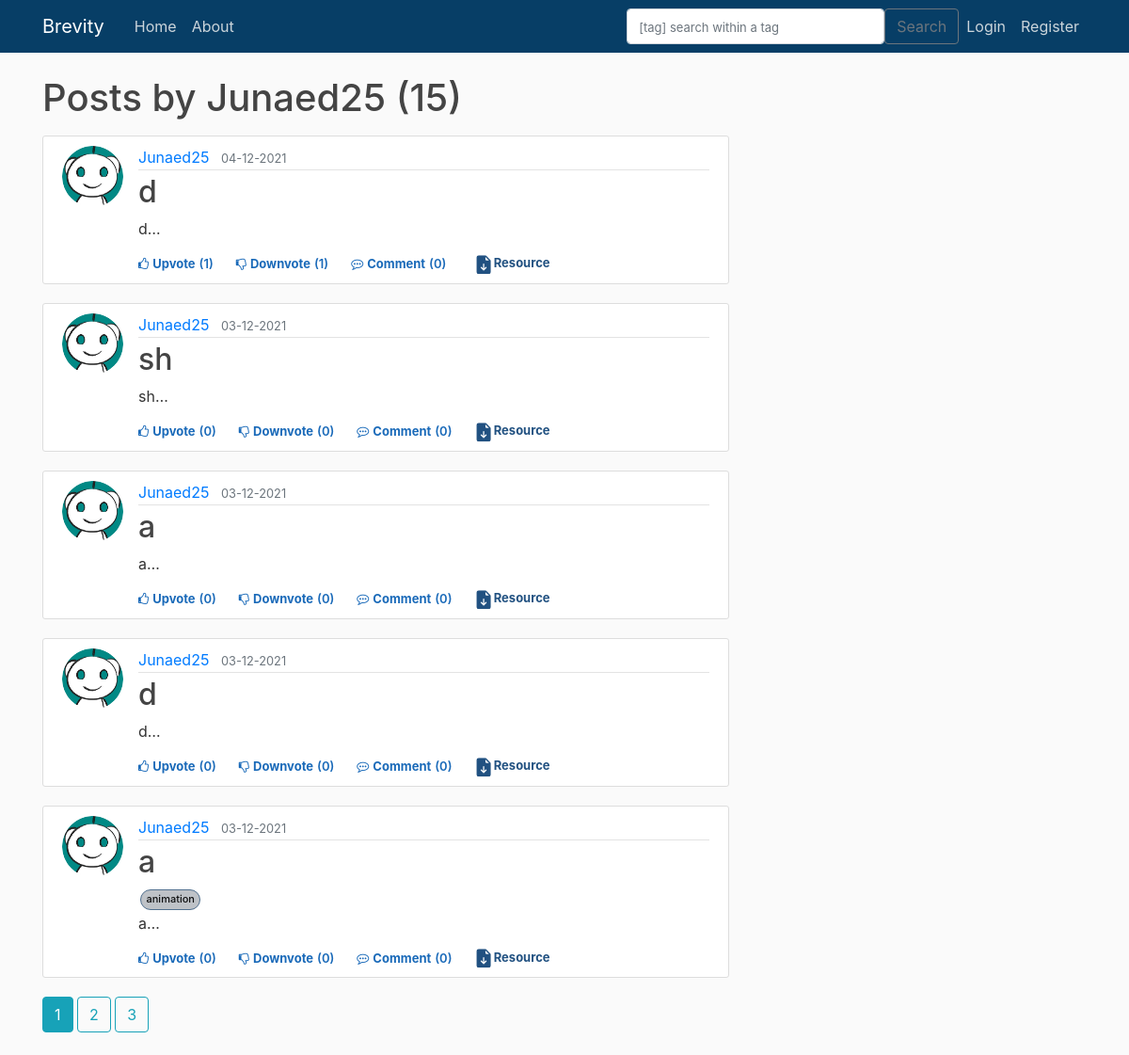
Screenshot of /user/Junaed25 with the database file from the repository.
### brevity/models.py (models this page shows, shortened)
class User(db.Model, UserMixin):
    id = db.Column(db.Integer, primary_key=True)
    username = db.Column(db.String(20), unique=True, nullable=False)
    email = db.Column(db.String(120), unique=True, nullable=False)
    image_file = db.Column(db.String(20), nullable=False, default='default.jpg')
    password = db.Column(db.String(60), nullable=False)
    posts = db.relationship('Post', backref='author', lazy=True)                    #By default SQLAlchemy guess the relationship to be one to many as posts returns a list of post.
    upvoted = db.relationship('Upvote', foreign_keys='Upvote.user_id', backref='user', lazy='dynamic')
    downvoted = db.relationship('Downvote', foreign_keys='Downvote.user_id', backref='user', lazy='dynamic')
    commented = db.relationship('Comment', backref='author', lazy=True)

class Post(db.Model):
    id = db.Column(db.Integer, primary_key=True)
    title = db.Column(db.String(100), nullable=False)
    date_posted = db.Column(db.DateTime, nullable=False, default=datetime.utcnow)
    content = db.Column(db.Text, nullable=False)
    user_id = db.Column(db.Integer, db.ForeignKey('user.id'), nullable=False)
    tags = db.relationship('Tag', backref='post', cascade="all, delete", lazy='dynamic')
    upvotes = db.relationship('Upvote', backref='post', cascade="all, delete", lazy='dynamic')
    downvotes = db.relationship('Downvote', backref='post',cascade="all, delete", lazy='dynamic')
    comments = db.relationship('Comment', backref='post',cascade="all, delete", lazy='dynamic')
    resources = db.relationship('ResourceFile', backref='post',cascade="all, delete", lazy='dynamic')

class Tag(db.Model):
    tag = db.Column(db.String(50), nullable=False, primary_key=True)
    post_id = db.Column(db.Integer, db.ForeignKey('post.id'), primary_key=True)

### brevity/users/routes.py (the view)
@users.route("/user/<string:username>")
def user_posts(username):
    form=SearchForm()
    page = request.args.get('page', 1, type=int)
    user = User.query.filter_by(username=username).first_or_404()
    posts = (Post.query.filter_by(author = user)
        .order_by(Post.date_posted.desc())
        .paginate(page = page, per_page = 5)
        )
    return render_template('user_posts.html', posts=posts, form=form, user=user)

### brevity/main/forms.py
class SearchForm(FlaskForm):
    searched = TextAreaField('Searched', validators=[DataRequired()])
    submit = SubmitField('Submit')

### brevity/templates/user_posts.html (shortened to what this page needs)
{% extends "layout.html" %}
{% block content %}
    <h1 class="mb-3">Posts by {{ user.username }} ({{ posts.total }})</h1>
    {% for post in posts.items %}
        <article class="media content-section">
            <img class="rounded-circle article-img" src="{{ url_for('static', filename = 'profile_pics/' + post.author.image_file)}}">
            <div class="media-body">
                <div class="article-metadata">
                    <a class="mr-2" href="{{ url_for('users.user_posts', username=post.author.username) }}">{{ post.author.username }}</a>
                    <small class="text-muted">{{ post.date_posted.strftime('%d-%m-%Y') }}</small>
                </div>
                <h2><a class="article-title" href="{{ url_for('posts.post', post_id=post.id) }}">{{ post.title }}</a></h2>
                <div class="d-flex ps-relative">
                  {% for tag in post.tags %}
                          <a href="{{ url_for('main.search',form_val=tag.tag, type=1) }}" class="post-tag" >{{tag.tag}}</a>
                  {% endfor %}
                </div>
                <p class="article-content">{{ post.content[:200] }}<span>&#8230;</span></p>
                <div>
                  {% if current_user.is_authenticated %}
                      <div class="d-flex flex-row fs-12" id="vote{{post.id}}">
                          {% if not current_user.has_upvoted_post(post) %}
                              <div class="like cursor votestyle vote" post_id="{{post.id}}" action="upvote"><i class="fa fa-thumbs-o-up"></i><span class="ml-1">Upvote</span></div>
                              <div class="like vote_count" ><span class="ml-1 mr-4">({{post.upvotes.count()}})</span></div>
                          {% else %}
                              <div class="like cursor upvotedstyle vote" post_id="{{post.id}}" action="upvote"><i class="fa fa-thumbs-o-up"></i><span class="ml-1">Upvoted</span></div>
                              <div class="like upvoted_count" ><span class="ml-1 mr-4">({{post.upvotes.count()}})</span></div>
                          {% endif %}
                          {% if not current_user.has_downvoted_post(post) %}
                              <div class="like downvotecursor votestyle vote" post_id="{{post.id}}" action="downvote"><i class="fa fa-thumbs-o-down"></i><span class="ml-1">Downvote</span></div>
                              <div class="like vote_count"><span class="ml-1 mr-4">({{post.downvotes.count()}})</span></div>
                          {% else %}
                              <div class="like downvotecursor downvotedstyle vote" post_id="{{post.id}}" action="downvote"><i class="fa fa-thumbs-o-down"></i><span class="ml-1">Downvoted</span></div>
                              <div class="like downvoted_count"><span class="ml-1 mr-4">({{post.downvotes.count()}})</span></div>
                          {% endif %}
                          <div class="like cursor comment"><i class="fa fa-commenting-o"></i><span class="ml-1"><a class="mr-1 like cursor comment" href="{{ url_for('posts.post', post_id=post.id) }}">Comment</a></span></div>
                          <div class="like comment_count"><span class="ml-0">({{post.comments.count()}})</span></div>
                            <button type="button" class="btn btn-sm mb-4 resource" data-toggle="modal" data-target="#resourceModal">
                              <svg xmlns="http://www.w3.org/2000/svg" width="22" height="20" fill="currentColor" class="bi bi-file-earmark-arrow-down-fill" viewBox="0 0 16 16" data-darkreader-inline-fill="" style="--darkreader-inline-fill:currentColor;">
                          <path d="M9.293 0H4a2 2 0 0 0-2 2v12a2 2 0 0 0 2 2h8a2 2 0 0 0 2-2V4.707A1 1 0 0 0 13.707 4L10 .293A1 1 0 0 0 9.293 0zM9.5 3.5v-2l3 3h-2a1 1 0 0 1-1-1zm-1 4v3.793l1.146-1.147a.5.5 0 0 1 .708.708l-2 2a.5.5 0 0 1-.708 0l-2-2a.5.5 0 0 1 .708-.708L7.5 11.293V7.5a.5.5 0 0 1 1 0z"></path>
                          </svg>Resource</button>
                      </div>
                  {% else %}
                      <div class="d-flex flex-row fs-12">
                          <div class="like cursor unauthorised_upvote"><i class="fa fa-thumbs-o-up"></i><span class="ml-1"><a class="like cursor unauthorised_upvote" href="{{ url_for('posts.vote_action', post_id=post.id, action='unauthorized_upvote')}}">Upvote</a></span></div>
                          <div class="like vote_count" ><span class="ml-1 mr-4">({{post.upvotes.count()}})</span></div>
                          <div class="like downvotecursor unauthorised_downvote"><i class="fa fa-thumbs-o-down"></i><span class="ml-1"><a class="like downvotecursor unauthorised_downvote" href="{{ url_for('posts.vote_action', post_id=post.id, action='unauthorized_downvote')}}">Downvote</a></span></div>
                          <div class="like vote_count"><span class="ml-1 mr-4">({{post.downvotes.count()}})</span></div>
                          <div class="like cursor comment"><i class="fa fa-commenting-o"></i><span class="ml-1"><a class="mr-1 like cursor comment" href="{{ url_for('posts.post', post_id=post.id) }}">Comment</a></span></div>
                          <div class="like comment_count"><span class="ml-0">({{post.comments.count()}})</span></div>
                          <button type="button" class="btn btn-sm mb-4 resource" data-toggle="modal" data-target="#resourceModal">
                        Resource</button>
                      </div>
                  {% endif %}
                </div>
            </div>
        </article>
    {% endfor %}
    {% for page_num in posts.iter_pages(left_edge=1, right_edge=1, left_current=1, right_current=2) %}
      {% if page_num %}
        {% if posts.page == page_num %}
          <a class="btn btn-info mb-4" href="{{ url_for('users.user_posts', username=user.username, page=page_num) }}">{{ page_num }}</a>
        {% else %}
          <a class="btn btn-outline-info mb-4" href="{{ url_for('users.user_posts', username=user.username, page=page_num) }}">{{ page_num }}</a>
        {% endif %}
      {% else %}
        ...
      {% endif %}
    {% endfor %}
{% endblock content %}

### brevity/templates/layout.html (shortened to what this page needs)
<!DOCTYPE html>
<html lang="en">
<head>
    <link rel="stylesheet" href="https://maxcdn.bootstrapcdn.com/bootstrap/4.0.0/css/bootstrap.min.css"
>
    <link rel="stylesheet" type="text/css" href="{{url_for('static', filename='main.css')}}">
</head>
<body>
    <header class="site-header">
        <nav class="navbar navbar-expand-md navbar-dark bg-steel fixed-top">
            <div class="container">
                <a class="navbar-brand mr-4" href="/">Brevity</a>
                <div class="collapse navbar-collapse" id="navbarToggle">
                    <div class="navbar-nav mr-auto">
                        <a class="nav-item nav-link" href="{{ url_for('main.home') }}">Home</a>
                        <a class="nav-item nav-link" href="{{ url_for('main.about') }}">About</a>
                    </div>
                    <form method="POST" action="{{url_for('main.search')}}" class="d-flex">
                        <input class="form-control me-2" type="search" placeholder="[tag] search within a tag" aria-label="Search", name="searched">
                        <button class="btn btn-outline-secondary" type="submit">Search</button>
                    </form>
                    <div class="navbar-nav">
                        {% if current_user.is_authenticated %}
                            <a class="nav-item nav-link" href="{{ url_for('posts.new_post') }}">New Post</a>
                            <a class="nav-item nav-link" href="{{ url_for('users.account') }}">Account</a>
                            <a class="nav-item nav-link" href="{{ url_for('users.logout') }}">Logout</a>
                        {% else %}
                            <a class="nav-item nav-link" href="{{ url_for('users.login') }}">Login</a>
                            <a class="nav-item nav-link" href="{{ url_for('users.register') }}">Register</a>
                        {% endif %}
                    </div>
                </div>
            </div>
        </nav>
    </header>
    <main role="main" class="container">
        <div class="row">
            <div class="col-md-8">
                {% block content %}{% endblock %}
            </div>
        </div>
    </main>
</body>
</html>

### brevity/static/main.css (style rules this page uses)
body { background: #fafafa; color: #333333; margin-top: 5rem; }
h1, h2, h3, h4, h5, h6 { color: #444444; }
.bg-steel { background-color: #073e66; }
.site-header .navbar-nav .nav-link { color: #cbd5db; }
.content-section { background: #ffffff; padding: 10px 20px; border: 1px solid #dddddd; border-radius: 3px; margin-bottom: 20px; }
.article-title { color: #444444; }
.article-content { white-space: pre-line; }
.article-img { height: 65px; width: 65px; margin-right: 16px; }
.article-metadata { padding-bottom: 1px; margin-bottom: 4px; border-bottom: 1px solid #e3e3e3 }
.fs-12 { font-size: 12px }
.cursor { cursor: pointer }
.downvotecursor { cursor: pointer }
.vote_count { color: #1a6ab9; font-size: 13px; font-weight: 600; }
.comment { color: #1a6ab9; font-size: 13px; font-weight: 700; }
.comment_count { color: #1a6ab9; font-size: 13px; font-weight: 600; }
.unauthorised_upvote { color: #1a6ab9; font-size: 13px; font-weight: 700; }
.unauthorised_downvote { color: #1a6ab9; font-size: 13px; font-weight: 700; }
.post-tag { display: inline-block; padding: 0.4em 0.5em; margin: 2px 2px 2px 2px; font-size: 11px; line-height: 1; white-space: nowrap; text-decoration: none; text-align: center; border-width: 1px; border-style: solid; border-radius: 9999px; color: #0d0e0f; background-color: #bec2c7; border-color: #51708f; font-weight: 500; }
input[type="search"]::placeholder { font-size: 13px; }
.resource { width: 12%; padding: 4px 4px; font-size: 13px; position: absolute; transform: translate(385%, -17%); background-color: #ffffff; text-align: center; border-radius: 6px; font-weight: 680; margin-bottom: 5px; border: 3px; color: #215181; }

### rows the page displays
User: username "Junaed25"
Post: image_file (placeholder picture), author.username "Junaed25", date_posted "04-12-2021", title "d", content "d", upvotes.count "1", downvotes.count "1", comments.count "0"
Post: image_file (placeholder picture), author.username "Junaed25", date_posted "03-12-2021", title "sh", content "sh", upvotes.count "0", downvotes.count "0", comments.count "0"
Post: image_file (placeholder picture), author.username "Junaed25", date_posted "03-12-2021", title "a", content "a", upvotes.count "0", downvotes.count "0", comments.count "0"
Post: image_file (placeholder picture), author.username "Junaed25", date_posted "03-12-2021", title "d", content "d", upvotes.count "0", downvotes.count "0", comments.count "0"
Post: image_file (placeholder picture), author.username "Junaed25", date_posted "03-12-2021", title "a", content "a", upvotes.count "0", downvotes.count "0", comments.count "0"
Tag: tag "animation"

### other values shown
{{ posts.total }} "15"
{{ page_num }} "1"
{{ page_num }} "2" "3"
